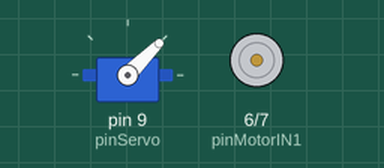
The sketch below on a simulated Arduino Uno, built with avr-gcc and run on an emulated ATmega328P. On the bench: servo, motor-driver pin pairs drawn as motors (green arrow = first pin HIGH = forward, orange = second pin HIGH = backward, longer = more drive, scaled by the enable pin).

Above: at 0.05 s.
At 1.75 s:
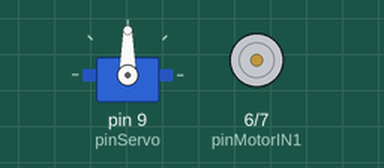
At 3.5 s:
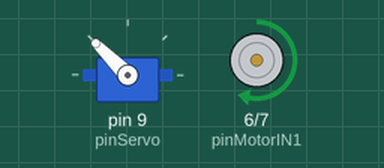
At 7.0 s:
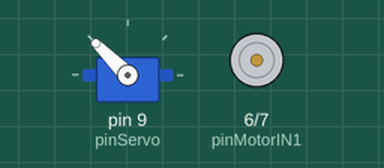
Timing chart, 0 to 9.1 s (numbered marks = the images above):
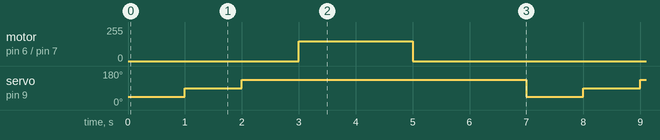

The sketch:

test_motores.ino
```cpp
#include <Servo.h>

Servo servoDireccion;
const int pinServo = 9;       // Pin del servomotor delantero
const int pinMotorPWM = 5;    // Pin de velocidad del motor trasero (Driver L298N)
const int pinMotorIN1 = 6;    // Pin de dirección 1 del motor trasero
const int pinMotorIN2 = 7;    // Pin de dirección 2 del motor trasero

void setup() {
  servoDireccion.attach(pinServo);
  pinMode(pinMotorPWM, OUTPUT);
  pinMode(pinMotorIN1, OUTPUT);
  pinMode(pinMotorIN2, OUTPUT);
}

void loop() {
  // Pruebe la dirección delantera (Izquierda, Centro, Derecha)
  servoDireccion.write(45);  // Girar ruedas a la izquierda
  delay(1000);
  servoDireccion.write(90);  // Ruedas rectas al centro
  delay(1000);
  servoDireccion.write(135); // Girar ruedas a la derecha
  delay(1000);

  // Pruebe el motor trasero (Avanzar 2 segundos y frenar)
  digitalWrite(pinMotorIN1, HIGH);
  digitalWrite(pinMotorIN2, LOW);
  analogWrite(pinMotorPWM, 150); // Velocidad media
  delay(2000);

  analogWrite(pinMotorPWM, 0);   // Frenar
  delay(2000);
}
```

Measured:
- by itself, motor on pin 6 (pinMotorIN1) / pin 7 (pinMotorIN2): alternates forward 150/255 for 2.0 s and stopped for 5.0 s
- by itself, servo on pin 9 (pinServo): repeats every 7.0 s: 135° 5.0 s, 45° 1.0 s, 90° 1.0 s
